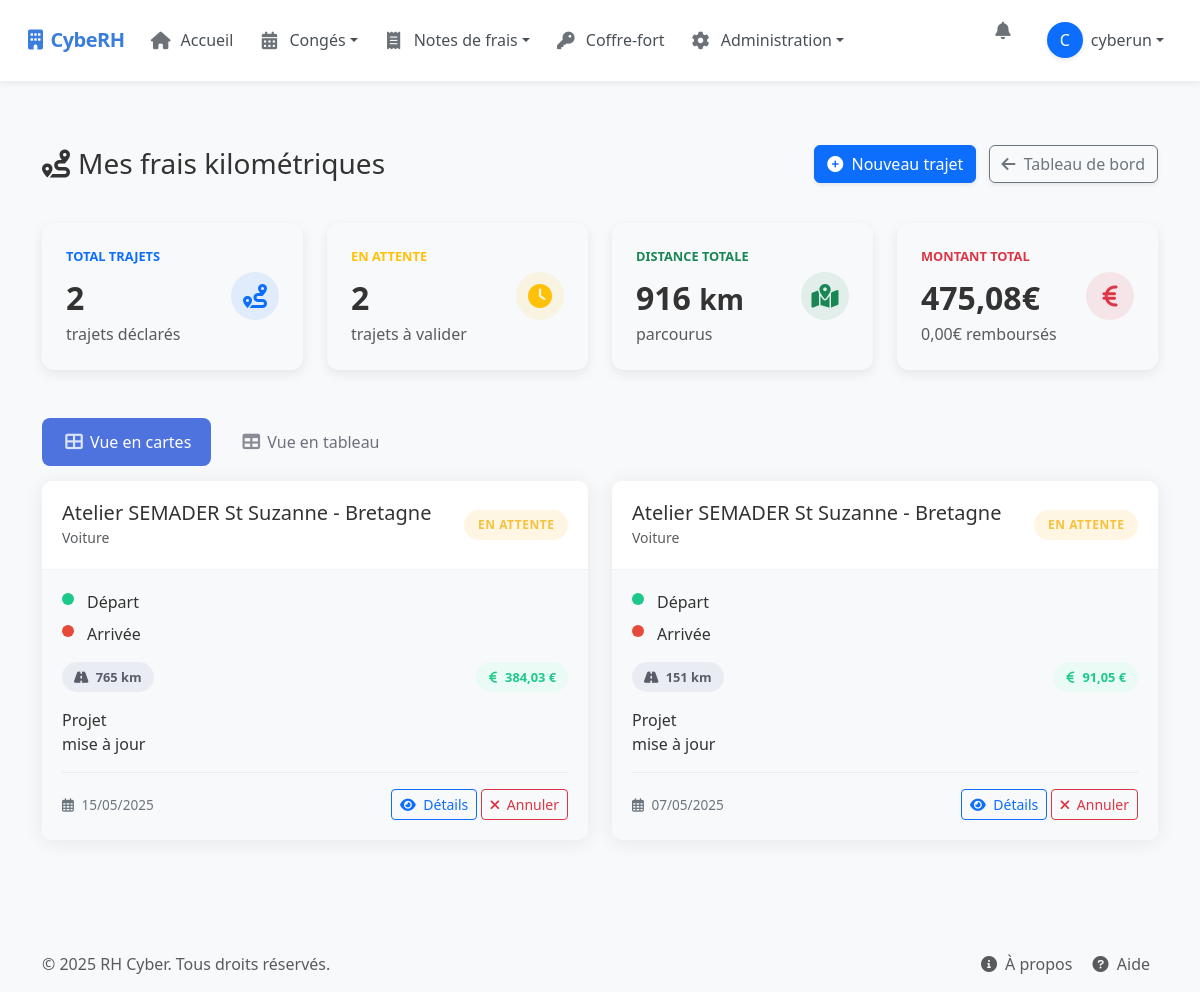
/my-kilometric-expenses/ (signed in), run on an earlier commit of the app's database.
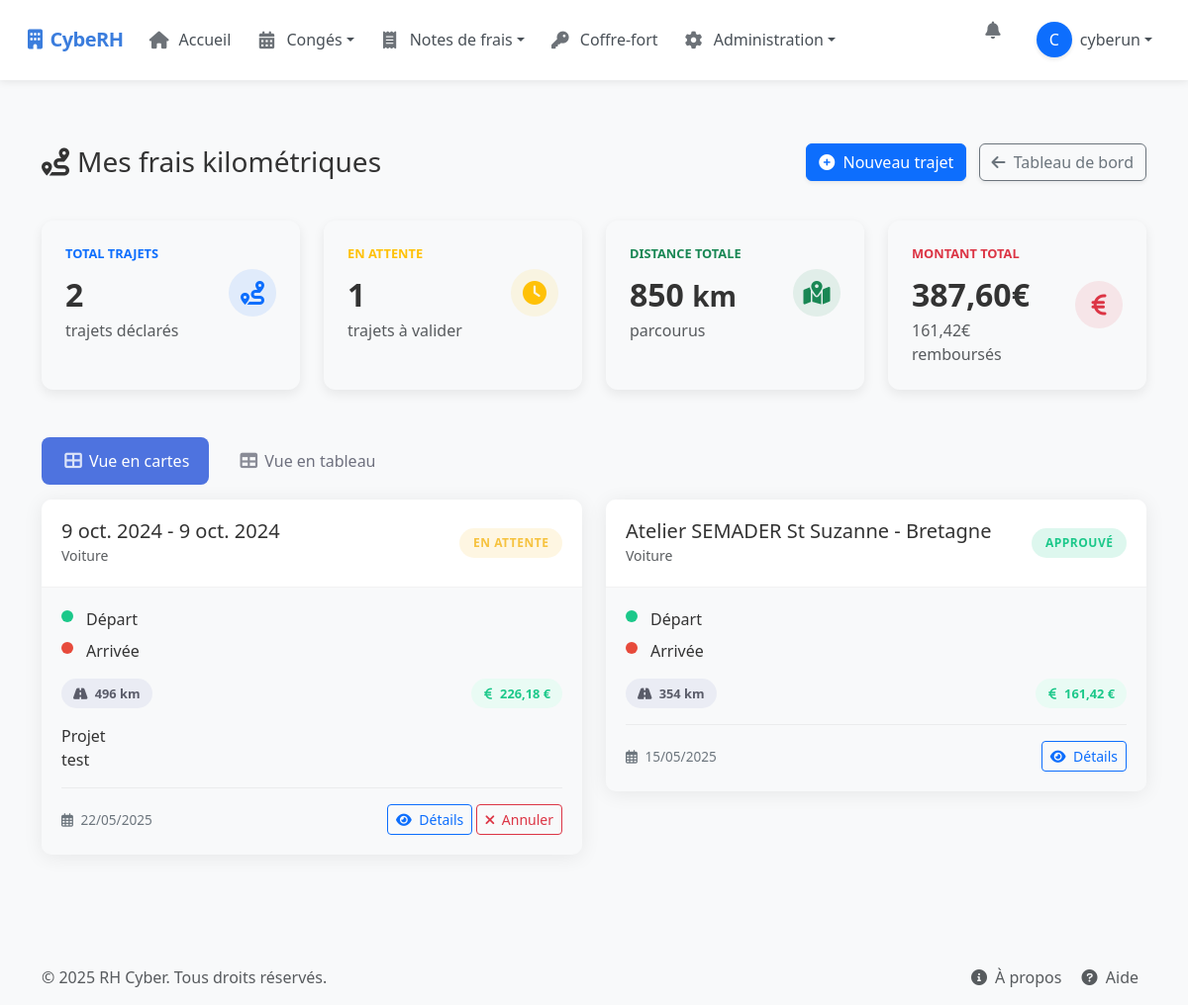
And on a later commit of the database.
### rh_management/models.py (models this page shows, shortened)
class KilometricExpense(models.Model):
    VEHICLE_TYPE_CHOICES = (
        ('car', 'Voiture'),
        ('electric_car', 'Voiture électrique'),
        ('motorbike', 'Moto'),
    )
    FISCAL_POWER_CHOICES = (
        ('small', '3 CV et moins'),
        ('medium', '4 à 5 CV'),
        ('large', '6 à 7 CV'),
        ('xlarge', '8 CV et plus'),
        ('electric', 'Électrique'),
        ('motorbike', 'Moto/Scooter'),
    )
    STATUS_CHOICES = (
        ('pending', 'En attente'),
        ('approved', 'Approuvé'),
        ('rejected', 'Rejeté'),
    )
    user = models.ForeignKey(User, on_delete=models.CASCADE, related_name='kilometric_expenses')
    date = models.DateField()
    description = models.CharField(max_length=255)
    departure = models.CharField(max_length=255)
    arrival = models.CharField(max_length=255)
    departure_lat = models.FloatField(blank=True, null=True)
    departure_lng = models.FloatField(blank=True, null=True)
    arrival_lat = models.FloatField(blank=True, null=True)
    arrival_lng = models.FloatField(blank=True, null=True)
    distance = models.IntegerField()  # en km
    amount = models.DecimalField(max_digits=8, decimal_places=2)
    vehicle_type = models.CharField(max_length=20, choices=VEHICLE_TYPE_CHOICES)
    fiscal_power = models.CharField(max_length=20, choices=FISCAL_POWER_CHOICES)
    status = models.CharField(max_length=20, choices=STATUS_CHOICES, default='pending')
    project = models.CharField(max_length=100, blank=True, null=True)
    comment = models.TextField(blank=True, null=True)
    created_at = models.DateTimeField(auto_now_add=True)
    updated_at = models.DateTimeField(auto_now=True)
    class Meta:
        ordering = ['-date']

### rh_management/views/kilometric_expense_views.py (the view)
# urls.py: path("my-kilometric-expenses/", my_kilometric_expenses, name="my_kilometric_expenses"),  # View my kilometric expenses
@login_required
def my_kilometric_expenses(request):
    expenses = KilometricExpense.objects.filter(user=request.user).order_by("-date")
    from django.db.models import Sum
    stats = {
        'total_count': expenses.count(),
        'pending_count': expenses.filter(status='pending').count(),
        'total_distance': expenses.aggregate(Sum('distance'))['distance__sum'] or 0,
        'total_amount': expenses.aggregate(Sum('amount'))['amount__sum'] or 0,
        'approved_amount': expenses.filter(status='approved').aggregate(Sum('amount'))['amount__sum'] or 0,
    }
    return render(request, "rh_management/my_kilometric_expenses.html", {
        "expenses": expenses,
        "kilometric_expenses": expenses,  # Ajouter cette variable pour la partie JavaScript
        "stats": stats
    })

### templates/rh_management/my_kilometric_expenses.html (shortened to what the changed rows need)
{% extends "base.html" %}
{% block content %}
<div class="container py-4">
    <div class="d-sm-flex align-items-center justify-content-between expense-header">
        <h1 class="h3 mb-0 text-gray-800"><i class="fas fa-route me-2"></i>Mes frais kilométriques</h1>
    </div>
    <div class="row mb-4">
        <div class="col-xl-3 col-md-6 mb-4">
            <div class="stats-card">
                <div class="card-body">
                    <div class="row no-gutters align-items-center">
                        <div class="col mr-2">
                            <div class="stats-header text-warning">EN ATTENTE</div>
                            <div class="stats-value">{{ stats.pending_count|default:"0" }}</div>
                            <div class="text-xs text-muted">trajets à valider</div>
                        </div>
                    </div>
                </div>
            </div>
        </div>
        <div class="col-xl-3 col-md-6 mb-4">
            <div class="stats-card">
                <div class="card-body">
                    <div class="row no-gutters align-items-center">
                        <div class="col mr-2">
                            <div class="stats-header text-success">DISTANCE TOTALE</div>
                            <div class="stats-value">{{ stats.total_distance|default:"0" }} <span class="small">km</span></div>
                            <div class="text-xs text-muted">parcourus</div>
                        </div>
                    </div>
                </div>
            </div>
        </div>
        <div class="col-xl-3 col-md-6 mb-4">
            <div class="stats-card">
                <div class="card-body">
                    <div class="row no-gutters align-items-center">
                        <div class="col mr-2">
                            <div class="stats-header text-danger">MONTANT TOTAL</div>
                            <div class="stats-value">{{ stats.total_amount|default:"0.00"|floatformat:2 }}€</div>
                            <div class="text-xs text-muted">{{ stats.approved_amount|default:"0.00"|floatformat:2 }}€ remboursés</div>
                        </div>
                    </div>
                </div>
            </div>
        </div>
    </div>
    <div class="tab-content" id="tripsTabContent">
        <div class="tab-pane fade show active" id="card-view" role="tabpanel" aria-labelledby="card-view-tab">
            {% if expenses %}
                <div class="row">
                    {% for expense in expenses %}
                        <div class="col-lg-6 slide-up" style="animation-delay: {{ forloop.counter0|divisibleby:2 }}0ms">
                            <div class="trip-card">
                                <div class="card-header">
                                    <div>
                                        <h5 class="card-title mb-0">{{ expense.description }}</h5>
                                        <span class="text-muted small">{{ expense.get_vehicle_type_display }}</span>
                                    </div>
                                    <span class="status-badge status-{{ expense.status }}">{{ expense.get_status_display }}</span>
                                </div>
                                <div class="card-body">
                                    <div class="trip-route-info mb-3">
                                        <div class="trip-route">
                                            <div class="route-icon route-start"></div>
                                            <div class="detail-label">Départ</div>
                                        </div>
                                        <div class="trip-route">
                                            <div class="route-icon route-end"></div>
                                            <div class="detail-label">Arrivée</div>
                                        </div>
                                    </div>
                                    <div class="d-flex justify-content-between mb-3">
                                        <div class="distance-badge">
                                            <i class="fas fa-road me-1"></i> {{ expense.distance }} km
                                        </div>
                                        <div class="amount-badge">
                                            <i class="fas fa-euro-sign me-1"></i> {{ expense.amount|floatformat:2 }} €
                                        </div>
                                    </div>
                                    {% if expense.project %}
                                    <div class="project-info mb-3">
                                        <div class="detail-label">Projet</div>
                                        <div class="detail-value">{{ expense.project }}</div>
                                    </div>
                                    {% endif %}
                                    <div class="trip-actions">
                                        <span class="created-date">
                                            <i class="far fa-calendar-alt me-1"></i> {{ expense.date|date:"d/m/Y" }}
                                        </span>
                                        <div>
                                            <button type="button" class="btn btn-sm btn-outline-primary view-trip"
                                                    data-bs-toggle="modal"
                                                    data-bs-target="#viewTripModal"
                                                    data-id="{{ expense.id }}"
                                                    data-description="{{ expense.description }}"
                                                    data-departure="{{ expense.departure }}"
                                                    data-arrival="{{ expense.arrival }}"
                                                    data-distance="{{ expense.distance }}"
                                                    data-amount="{{ expense.amount|floatformat:2 }}"
                                                    data-date="{{ expense.date|date:'d/m/Y' }}"
                                                    data-vehicle="{{ expense.get_vehicle_type_display }}"
                                                    data-status="{{ expense.get_status_display }}"
                                                    data-status-code="{{ expense.status }}"
                                                    data-project="{{ expense.project|default:'Non spécifié' }}"
                                                    data-comment="{{ expense.comment|default:'' }}"
                                                    data-lat1="{{ expense.departure_lat }}"
                                                    data-lng1="{{ expense.departure_lng }}"
                                                    data-lat2="{{ expense.arrival_lat }}"
                                                    data-lng2="{{ expense.arrival_lng }}">
                                                <i class="fas fa-eye me-1"></i> Détails
                                            </button>
                                            {% if expense.status == 'pending' %}
                                                <a href="{% url 'cancel_kilometric_expense' expense.id %}" class="btn btn-sm btn-outline-danger"
                                                   onclick="return confirm('Êtes-vous sûr de vouloir annuler ce trajet ?')">
                                                    <i class="fas fa-times me-1"></i> Annuler
                                                </a>
                                            {% endif %}
                                        </div>
                                    </div>
                                </div>
                            </div>
                        </div>
                    {% endfor %}
                </div>
            {% endif %}
        </div>
    </div>
</div>
{% endblock %}

What changed in the data, as far as the page shows it:
removed KilometricExpense: description "Atelier SEMADER St Suzanne - Bretagne", vehicle_type "Voiture", status "EN ATTENTE", distance "765", amount "384,03", project "mise à jour", date "15/05/2025", shows "Annuler"
removed KilometricExpense: description "Atelier SEMADER St Suzanne - Bretagne", vehicle_type "Voiture", status "EN ATTENTE", distance "151", amount "91,05", project "mise à jour", date "07/05/2025", shows "Annuler"
added KilometricExpense: description "9 oct. 2024 - 9 oct. 2024", vehicle_type "Voiture", status "EN ATTENTE", distance "496", amount "226,18", project "test", date "22/05/2025", shows "Annuler"
added KilometricExpense: description "Atelier SEMADER St Suzanne - Bretagne", vehicle_type "Voiture", status "APPROUVÉ", distance "354", amount "161,42", date "15/05/2025"
Also different on the page:
{{ stats.pending_count|default:"0" }}: "2" → "1"
{{ stats.total_distance|default:"0" }}: "916" → "850"
{{ stats.total_amount|default:"0.00"|floatformat:2 }}: "475,08" → "387,60"
{{ stats.approved_amount|default:"0.00"|floatformat:2 }}: "0,00" → "161,42"
